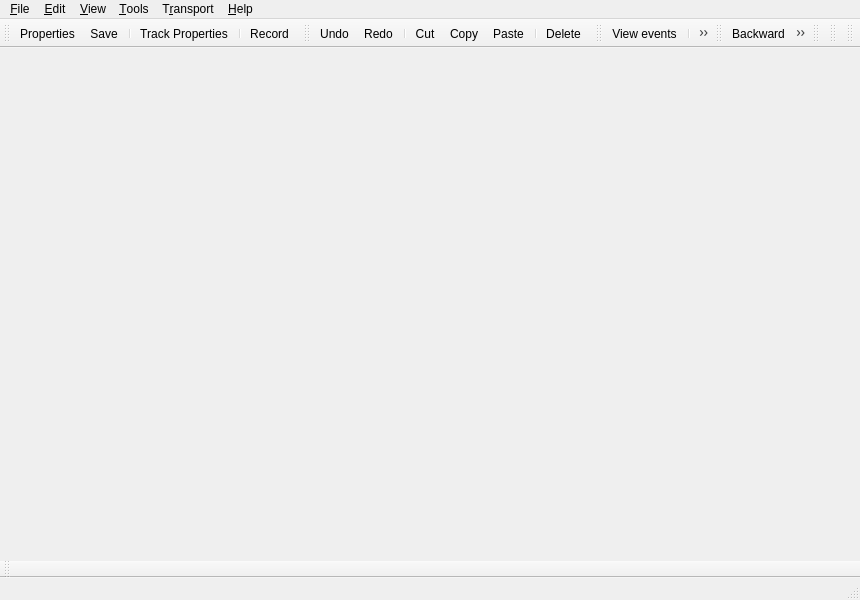
<?xml version="1.0" encoding="UTF-8"?>
<ui version="4.0">
 <author>rncbc aka Rui Nuno Capela</author>
 <comment>qtractor - A MIDI/Audio multi-track sequencer.

   Copyright (C) 2005-2018, rncbc aka Rui Nuno Capela. All rights reserved.

   This program is free software; you can redistribute it and/or
   modify it under the terms of the GNU General Public License
   as published by the Free Software Foundation; either version 2
   of the License, or (at your option) any later version.

   This program is distributed in the hope that it will be useful,
   but WITHOUT ANY WARRANTY; without even the implied warranty of
   MERCHANTABILITY or FITNESS FOR A PARTICULAR PURPOSE.  See the
   GNU General Public License for more details.

   You should have received a copy of the GNU General Public License along
   with this program; if not, write to the Free Software Foundation, Inc.,
   51 Franklin Street, Fifth Floor, Boston, MA 02110-1301 USA.

 </comment>
 <class>qtractorMidiEditorForm</class>
 <widget class="QMainWindow" name="qtractorMidiEditorForm">
  <property name="geometry">
   <rect>
    <x>0</x>
    <y>0</y>
    <width>860</width>
    <height>600</height>
   </rect>
  </property>
  <property name="windowTitle">
   <string>MIDI Editor</string>
  </property>
  <property name="windowIcon">
   <iconset resource="qtractor.qrc">:/images/qtractor-tt.png</iconset>
  </property>
  <widget class="QMenuBar" name="menuBar">
   <property name="geometry">
    <rect>
     <x>0</x>
     <y>0</y>
     <width>840</width>
     <height>23</height>
    </rect>
   </property>
   <widget class="QMenu" name="fileMenu">
    <property name="title">
     <string>&amp;File</string>
    </property>
    <widget class="QMenu" name="fileTrackMenu">
     <property name="title">
      <string>&amp;Track</string>
     </property>
     <widget class="QMenu" name="fileTrackInstrumentMenu">
      <property name="title">
       <string>Instrum&amp;ent</string>
      </property>
     </widget>
     <addaction name="fileTrackInputsAction"/>
     <addaction name="fileTrackOutputsAction"/>
     <addaction name="separator"/>
     <addaction name="fileTrackInstrumentMenu"/>
     <addaction name="separator"/>
     <addaction name="fileTrackPropertiesAction"/>
    </widget>
    <addaction name="fileSaveAction"/>
    <addaction name="fileSaveAsAction"/>
    <addaction name="fileUnlinkAction"/>
    <addaction name="fileRecordExAction"/>
    <addaction name="separator"/>
    <addaction name="filePropertiesAction"/>
    <addaction name="separator"/>
    <addaction name="fileRangeSetAction"/>
    <addaction name="fileLoopSetAction"/>
    <addaction name="separator"/>
    <addaction name="fileTrackMenu"/>
    <addaction name="separator"/>
    <addaction name="fileCloseAction"/>
   </widget>
   <widget class="QMenu" name="viewMenu">
    <property name="title">
     <string>&amp;View</string>
    </property>
    <widget class="QMenu" name="viewToolbarsMenu">
     <property name="title">
      <string>&amp;Toolbars</string>
     </property>
     <addaction name="viewToolbarFileAction"/>
     <addaction name="viewToolbarEditAction"/>
     <addaction name="viewToolbarViewAction"/>
     <addaction name="viewToolbarTransportAction"/>
     <addaction name="viewToolbarScaleAction"/>
     <addaction name="viewToolbarThumbAction"/>
    </widget>
    <widget class="QMenu" name="viewWindowsMenu">
     <property name="title">
      <string>&amp;Windows</string>
     </property>
     <addaction name="viewEventsAction"/>
    </widget>
    <widget class="QMenu" name="viewNoteTypeMenu">
     <property name="title">
      <string>Not&amp;e Type</string>
     </property>
    </widget>
    <widget class="QMenu" name="viewValueTypeMenu">
     <property name="title">
      <string>Val&amp;ue Type</string>
     </property>
    </widget>
    <widget class="QMenu" name="viewZoomMenu">
     <property name="title">
      <string>&amp;Zoom</string>
     </property>
     <property name="icon">
      <iconset resource="qtractor.qrc">:/images/viewZoomTool.png</iconset>
     </property>
     <addaction name="viewZoomInAction"/>
     <addaction name="viewZoomOutAction"/>
     <addaction name="separator"/>
     <addaction name="viewZoomResetAction"/>
     <addaction name="separator"/>
     <addaction name="viewZoomHorizontalAction"/>
     <addaction name="viewZoomVerticalAction"/>
     <addaction name="viewZoomAllAction"/>
    </widget>
    <widget class="QMenu" name="viewSnapMenu">
     <property name="title">
      <string>S&amp;nap</string>
     </property>
    </widget>
    <widget class="QMenu" name="viewScaleMenu">
     <property name="title">
      <string>Sc&amp;ale</string>
     </property>
    </widget>
    <addaction name="viewMenubarAction"/>
    <addaction name="viewStatusbarAction"/>
    <addaction name="viewToolbarsMenu"/>
    <addaction name="viewWindowsMenu"/>
    <addaction name="separator"/>
    <addaction name="viewToolTipsAction"/>
    <addaction name="separator"/>
    <addaction name="viewNoteDurationAction"/>
    <addaction name="viewNoteColorAction"/>
    <addaction name="viewNoteTypeMenu"/>
    <addaction name="separator"/>
    <addaction name="viewValueColorAction"/>
    <addaction name="viewValueTypeMenu"/>
    <addaction name="separator"/>
    <addaction name="viewDrumModeAction"/>
    <addaction name="separator"/>
    <addaction name="viewZoomMenu"/>
    <addaction name="viewSnapMenu"/>
    <addaction name="viewScaleMenu"/>
    <addaction name="separator"/>
    <addaction name="viewRefreshAction"/>
    <addaction name="separator"/>
    <addaction name="viewPreviewAction"/>
    <addaction name="viewFollowAction"/>
   </widget>
   <widget class="QMenu" name="toolsMenu">
    <property name="title">
     <string>&amp;Tools</string>
    </property>
    <addaction name="toolsQuantizeAction"/>
    <addaction name="toolsTransposeAction"/>
    <addaction name="toolsNormalizeAction"/>
    <addaction name="toolsRandomizeAction"/>
    <addaction name="toolsResizeAction"/>
    <addaction name="toolsRescaleAction"/>
    <addaction name="toolsTimeshiftAction"/>
   </widget>
   <widget class="QMenu" name="editMenu">
    <property name="title">
     <string>&amp;Edit</string>
    </property>
    <widget class="QMenu" name="editModeMenu">
     <property name="title">
      <string>Select &amp;Mode</string>
     </property>
     <addaction name="editModeOffAction"/>
     <addaction name="editModeOnAction"/>
     <addaction name="separator"/>
     <addaction name="editModeDrawAction"/>
    </widget>
    <widget class="QMenu" name="editSelectMenu">
     <property name="title" >
      <string>&amp;Select</string>
     </property>
     <addaction name="editSelectAllAction"/>
     <addaction name="editSelectNoneAction"/>
     <addaction name="editSelectInvertAction"/>
     <addaction name="separator" />
     <addaction name="editSelectRangeAction"/>
    </widget>
    <widget class="QMenu" name="editInsertMenu">
     <property name="title">
      <string>I&amp;nsert</string>
     </property>
     <addaction name="editInsertRangeAction"/>
    </widget>
    <widget class="QMenu" name="editRemoveMenu">
     <property name="title">
      <string>Remo&amp;ve</string>
     </property> 
     <addaction name="editRemoveRangeAction"/>
    </widget>
    <addaction name="editUndoAction"/>
    <addaction name="editRedoAction"/>
    <addaction name="separator"/>
    <addaction name="editCutAction"/>
    <addaction name="editCopyAction"/>
    <addaction name="editPasteAction"/>
    <addaction name="editPasteRepeatAction"/>
    <addaction name="separator"/>
    <addaction name="editDeleteAction"/>
    <addaction name="separator"/>
    <addaction name="editModeMenu"/>
    <addaction name="editSelectMenu"/>
    <addaction name="separator"/>
    <addaction name="editInsertMenu"/>
	<addaction name="editRemoveMenu"/>
    <addaction name="separator"/>
    <addaction name="toolsMenu"/>
   </widget>
   <widget class="QMenu" name="transportMenu">
    <property name="title">
     <string>T&amp;ransport</string>
    </property>
    <addaction name="transportBackwardAction"/>
    <addaction name="transportRewindAction"/>
    <addaction name="transportFastForwardAction"/>
    <addaction name="transportForwardAction"/>
    <addaction name="separator"/>
    <addaction name="transportLoopAction"/>
    <addaction name="transportLoopSetAction"/>
    <addaction name="separator"/>
    <addaction name="transportStopAction"/>
    <addaction name="transportPlayAction"/>
    <addaction name="transportRecordAction"/>
    <addaction name="separator"/>
    <addaction name="transportPunchAction"/>
    <addaction name="transportPunchSetAction"/>
    <addaction name="separator"/>
    <addaction name="transportPanicAction"/>
   </widget>
   <widget class="QMenu" name="helpMenu">
    <property name="title">
     <string>&amp;Help</string>
    </property>
    <addaction name="helpShortcutsAction"/>
    <addaction name="separator"/>
    <addaction name="helpAboutAction"/>
    <addaction name="helpAboutQtAction"/>
   </widget>
   <addaction name="fileMenu"/>
   <addaction name="editMenu"/>
   <addaction name="viewMenu"/>
   <addaction name="toolsMenu"/>
   <addaction name="transportMenu"/>
   <addaction name="helpMenu"/>
  </widget>
  <widget class="QStatusBar" name="statusBar"/>
  <widget class="QToolBar" name="fileToolbar">
   <property name="orientation">
    <enum>Qt::Horizontal</enum>
   </property>
   <attribute name="toolBarArea">
    <enum>TopToolBarArea</enum>
   </attribute>
   <attribute name="toolBarBreak">
    <bool>false</bool>
   </attribute>
   <addaction name="filePropertiesAction"/>
   <addaction name="fileSaveAction"/>
   <addaction name="separator"/>
   <addaction name="fileTrackPropertiesAction"/>
   <addaction name="separator"/>
   <addaction name="fileRecordExAction"/>
  </widget>
  <widget class="QToolBar" name="editToolbar">
   <property name="orientation">
    <enum>Qt::Horizontal</enum>
   </property>
   <attribute name="toolBarArea">
    <enum>TopToolBarArea</enum>
   </attribute>
   <attribute name="toolBarBreak">
    <bool>false</bool>
   </attribute>
   <addaction name="editUndoAction"/>
   <addaction name="editRedoAction"/>
   <addaction name="separator"/>
   <addaction name="editCutAction"/>
   <addaction name="editCopyAction"/>
   <addaction name="editPasteAction"/>
   <addaction name="separator"/>
   <addaction name="editDeleteAction"/>
  </widget>
  <widget class="QToolBar" name="viewToolbar">
   <property name="orientation">
    <enum>Qt::Horizontal</enum>
   </property>
   <attribute name="toolBarArea">
    <enum>TopToolBarArea</enum>
   </attribute>
   <attribute name="toolBarBreak">
    <bool>false</bool>
   </attribute>
   <addaction name="viewEventsAction"/>
   <addaction name="separator"/>
   <addaction name="viewPreviewAction"/>
   <addaction name="viewFollowAction"/>
  </widget>
  <widget class="QToolBar" name="transportToolbar">
   <property name="orientation">
    <enum>Qt::Horizontal</enum>
   </property>
   <attribute name="toolBarArea">
    <enum>TopToolBarArea</enum>
   </attribute>
   <attribute name="toolBarBreak">
    <bool>false</bool>
   </attribute>
   <addaction name="transportBackwardAction"/>
   <addaction name="transportRewindAction"/>
   <addaction name="transportFastForwardAction"/>
   <addaction name="transportForwardAction"/>
   <addaction name="separator"/>
   <addaction name="transportLoopAction"/>
   <addaction name="separator"/>
   <addaction name="transportStopAction"/>
   <addaction name="transportPlayAction"/>
   <addaction name="transportRecordAction"/>
   <addaction name="separator"/>
   <addaction name="transportPunchAction"/>
   <addaction name="separator"/>
   <addaction name="transportPanicAction"/>
  </widget>
  <widget class="QToolBar" name="editViewToolbar">
   <property name="orientation">
    <enum>Qt::Horizontal</enum>
   </property>
   <attribute name="toolBarArea">
    <enum>TopToolBarArea</enum>
   </attribute>
   <attribute name="toolBarBreak">
    <bool>false</bool>
   </attribute>
  </widget>
  <widget class="QToolBar" name="editEventToolbar">
   <property name="orientation">
    <enum>Qt::Horizontal</enum>
   </property>
   <attribute name="toolBarArea">
    <enum>TopToolBarArea</enum>
   </attribute>
   <attribute name="toolBarBreak">
    <bool>false</bool>
   </attribute>
  </widget>
  <widget class="QToolBar" name="snapToScaleToolbar">
   <property name="orientation">
    <enum>Qt::Horizontal</enum>
   </property>
   <attribute name="toolBarArea">
    <enum>TopToolBarArea</enum>
   </attribute>
   <attribute name="toolBarBreak">
    <bool>false</bool>
   </attribute>
  </widget>
  <widget class="QToolBar" name="thumbViewToolbar">
   <property name="orientation">
    <enum>Qt::Horizontal</enum>
   </property>
   <attribute name="toolBarArea">
    <enum>BottomToolBarArea</enum>
   </attribute>
   <attribute name="toolBarBreak">
    <bool>false</bool>
   </attribute>
  </widget>
  <action name="fileSaveAction">
   <property name="icon">
    <iconset resource="qtractor.qrc">:/images/fileSave.png</iconset>
   </property>
   <property name="text">
    <string>&amp;Save</string>
   </property>
   <property name="iconText">
    <string>Save</string>
   </property>
   <property name="toolTip">
    <string>Save</string>
   </property>
   <property name="statusTip">
    <string>Save current MIDI clip to existing file name</string>
   </property>
  </action>
  <action name="fileSaveAsAction">
   <property name="text">
    <string>Save &amp;As...</string>
   </property>
   <property name="iconText">
    <string>Save As</string>
   </property>
   <property name="toolTip">
    <string>Save as</string>
   </property>
   <property name="statusTip">
    <string>Save current MIDI clip with another file name</string>
   </property>
  </action>
  <action name="fileUnlinkAction">
   <property name="text">
    <string>&amp;Unlink</string>
   </property>
   <property name="iconText">
    <string>Unlink</string>
   </property>
   <property name="toolTip">
    <string>Unlink</string>
   </property>
   <property name="statusTip">
    <string>Unlink current MIDI clip</string>
   </property>
  </action>
  <action name="fileRecordExAction">
   <property name="checkable">
    <bool>true</bool>
   </property>
   <property name="icon">
    <iconset resource="qtractor.qrc">:/images/clipRecord.png</iconset>
   </property>
   <property name="text">
    <string>Recor&amp;d</string>
   </property>
   <property name="iconText">
    <string>Record</string>
   </property>
   <property name="toolTip">
    <string>Record</string>
   </property>
   <property name="statusTip">
    <string>Record current MIDI clip (overdub)</string>
   </property>
  </action>
  <action name="fileTrackInputsAction">
   <property name="text">
    <string>&amp;Inputs</string>
   </property>
   <property name="iconText">
    <string>Track Inputs</string>
   </property>
   <property name="toolTip">
    <string>Track inputs</string>
   </property>
   <property name="statusTip">
    <string>Show current MIDI clip/track input bus connections</string>
   </property>
  </action>
  <action name="fileTrackOutputsAction">
   <property name="text">
    <string>&amp;Outputs</string>
   </property>
   <property name="iconText">
    <string>Track Outputs</string>
   </property>
   <property name="toolTip">
    <string>Track outputs</string>
   </property>
   <property name="statusTip">
    <string>Show current MIDI clip/track output bus connections</string>
   </property>
  </action>
  <action name="fileTrackPropertiesAction">
   <property name="icon">
    <iconset resource="qtractor.qrc">:/images/trackProperties.png</iconset>
   </property>
   <property name="text">
    <string>&amp;Properties...</string>
   </property>
   <property name="iconText">
    <string>Track Properties</string>
   </property>
   <property name="toolTip">
    <string>Track properties</string>
   </property>
   <property name="statusTip">
    <string>Edit current MIDI clip/track properties</string>
   </property>
   <property name="shortcut">
    <string>Shift+F2</string>
   </property>
  </action>
  <action name="filePropertiesAction">
   <property name="icon">
    <iconset resource="qtractor.qrc">:/images/clipEdit.png</iconset>
   </property>
   <property name="text">
    <string>&amp;Properties...</string>
   </property>
   <property name="iconText">
    <string>Properties</string>
   </property>
   <property name="toolTip">
    <string>Properties</string>
   </property>
   <property name="statusTip">
    <string>Edit current MIDI clip properties</string>
   </property>
   <property name="shortcut">
    <string>F4</string>
   </property>
  </action>
  <action name="fileRangeSetAction">
   <property name="text">
    <string>&amp;Range Set</string>
   </property>
   <property name="iconText">
    <string>Clip Range</string>
   </property>
   <property name="toolTip">
    <string>Clip range</string>
   </property>
   <property name="statusTip">
    <string>Set edit-range from clip extents</string>
   </property>
  </action>
  <action name="fileLoopSetAction">
   <property name="text">
    <string>&amp;Loop Set</string>
   </property>
   <property name="iconText">
    <string>Clip Loop</string>
   </property>
   <property name="toolTip">
    <string>Clip loop</string>
   </property>
   <property name="statusTip">
    <string>Set loop-range from clip extents</string>
   </property>
  </action>
  <action name="fileCloseAction">
   <property name="text">
    <string>&amp;Close</string>
   </property>
   <property name="iconText">
    <string>Close</string>
   </property>
   <property name="toolTip">
    <string>Close</string>
   </property>
   <property name="statusTip">
    <string>Close this MIDI clip editor</string>
   </property>
  </action>
  <action name="editUndoAction">
   <property name="icon">
    <iconset resource="qtractor.qrc">:/images/editUndo.png</iconset>
   </property>
   <property name="text">
    <string>&amp;Undo</string>
   </property>
   <property name="iconText">
    <string>Undo</string>
   </property>
   <property name="toolTip">
    <string>Undo</string>
   </property>
   <property name="statusTip">
    <string>Undo last edit operation</string>
   </property>
   <property name="shortcut">
    <string>Ctrl+Z</string>
   </property>
  </action>
  <action name="editRedoAction">
   <property name="icon">
    <iconset resource="qtractor.qrc">:/images/editRedo.png</iconset>
   </property>
   <property name="text">
    <string>&amp;Redo</string>
   </property>
   <property name="iconText">
    <string>Redo</string>
   </property>
   <property name="toolTip">
    <string>Redo</string>
   </property>
   <property name="statusTip">
    <string>Redo last edit operation</string>
   </property>
   <property name="shortcut">
    <string>Ctrl+Shift+Z</string>
   </property>
  </action>
  <action name="editCutAction">
   <property name="icon">
    <iconset resource="qtractor.qrc">:/images/editCut.png</iconset>
   </property>
   <property name="text">
    <string>Cu&amp;t</string>
   </property>
   <property name="iconText">
    <string>Cut</string>
   </property>
   <property name="toolTip">
    <string>Cut</string>
   </property>
   <property name="statusTip">
    <string>Cut current selection into the local clipboard</string>
   </property>
   <property name="shortcut">
    <string>Ctrl+X</string>
   </property>
  </action>
  <action name="editCopyAction">
   <property name="icon">
    <iconset resource="qtractor.qrc">:/images/editCopy.png</iconset>
   </property>
   <property name="text">
    <string>&amp;Copy</string>
   </property>
   <property name="iconText">
    <string>Copy</string>
   </property>
   <property name="toolTip">
    <string>Copy</string>
   </property>
   <property name="statusTip">
    <string>Copy current selection to the local clipboard</string>
   </property>
   <property name="shortcut">
    <string>Ctrl+C</string>
   </property>
  </action>
  <action name="editPasteAction">
   <property name="icon">
    <iconset resource="qtractor.qrc">:/images/editPaste.png</iconset>
   </property>
   <property name="text">
    <string>&amp;Paste</string>
   </property>
   <property name="iconText">
    <string>Paste</string>
   </property>
   <property name="toolTip">
    <string>Paste</string>
   </property>
   <property name="statusTip">
    <string>Paste local clipboard contents into the current MIDI clip</string>
   </property>
   <property name="shortcut">
    <string>Ctrl+V</string>
   </property>
  </action>
  <action name="editPasteRepeatAction">
   <property name="text">
    <string>Past&amp;e Repeat...</string>
   </property>
   <property name="iconText">
    <string>Paste Repeat</string>
   </property>
   <property name="toolTip">
    <string>Paste repeat</string>
   </property>
   <property name="statusTip">
    <string>Paste/repeat local clipboard contents into the current MIDI clip</string>
   </property>
   <property name="shortcut">
    <string>Ctrl+Shift+V</string>
   </property>
  </action>
  <action name="editDeleteAction">
   <property name="icon">
    <iconset resource="qtractor.qrc">:/images/editDelete.png</iconset>
   </property>
   <property name="text">
    <string>&amp;Delete</string>
   </property>
   <property name="iconText">
    <string>Delete</string>
   </property>
   <property name="toolTip">
    <string>Delete</string>
   </property>
   <property name="statusTip">
    <string>Delete current selection</string>
   </property>
   <property name="shortcut">
    <string>Del</string>
   </property>
  </action>
  <action name="editModeOffAction">
   <property name="checkable">
    <bool>true</bool>
   </property>
   <property name="icon">
    <iconset resource="qtractor.qrc">:/images/editModeOff.png</iconset>
   </property>
   <property name="text">
    <string>Edit Of&amp;f</string>
   </property>
   <property name="iconText">
    <string>Edit Off</string>
   </property>
   <property name="toolTip">
    <string>Edit off</string>
   </property>
   <property name="statusTip">
    <string>Set edit mode off</string>
   </property>
  </action>
  <action name="editModeOnAction">
   <property name="checkable">
    <bool>true</bool>
   </property>
   <property name="icon">
    <iconset resource="qtractor.qrc">:/images/editModeOn.png</iconset>
   </property>
   <property name="text">
    <string>Edit &amp;On</string>
   </property>
   <property name="iconText">
    <string>Edit On</string>
   </property>
   <property name="toolTip">
    <string>Edit on</string>
   </property>
   <property name="statusTip">
    <string>Set edit mode on</string>
   </property>
  </action>
  <action name="editModeDrawAction">
   <property name="checkable">
    <bool>true</bool>
   </property>
   <property name="icon">
    <iconset resource="qtractor.qrc">:/images/editModeDraw.png</iconset>
   </property>
   <property name="text">
    <string>Edit &amp;Draw</string>
   </property>
   <property name="iconText">
    <string>Edit draw mode</string>
   </property>
   <property name="statusTip">
    <string>Edit draw mode (notes)</string>
   </property>
   <property name="shortcut">
    <string/>
   </property>
  </action>
  <action name="editSelectAllAction">
   <property name="text">
    <string>&amp;All</string>
   </property>
   <property name="iconText">
    <string>Select All</string>
   </property>
   <property name="toolTip">
    <string>Select all</string>
   </property>
   <property name="statusTip">
    <string>Select all</string>
   </property>
   <property name="shortcut">
    <string>Ctrl+A</string>
   </property>
  </action>
  <action name="editSelectNoneAction">
   <property name="text">
    <string>&amp;None</string>
   </property>
   <property name="iconText">
    <string>Select None</string>
   </property>
   <property name="toolTip">
    <string>Select none</string>
   </property>
   <property name="statusTip">
    <string>Select none</string>
   </property>
   <property name="shortcut">
    <string>Ctrl+Shift+A</string>
   </property>
  </action>
  <action name="editSelectInvertAction">
   <property name="text">
    <string>&amp;Invert</string>
   </property>
   <property name="iconText">
    <string>Select Invert</string>
   </property>
   <property name="toolTip">
    <string>Select invert</string>
   </property>
   <property name="statusTip">
    <string>Select invert</string>
   </property>
   <property name="shortcut">
    <string>Ctrl+I</string>
   </property>
  </action>
  <action name="editSelectRangeAction">
   <property name="text">
    <string>&amp;Range</string>
   </property>
   <property name="iconText">
    <string>Select Range</string>
   </property>
   <property name="toolTip">
    <string>Select range</string>
   </property>
   <property name="statusTip">
    <string>Mark range as selected</string>
   </property>
   <property name="shortcut">
    <string>Ctrl+R</string>
   </property>
  </action>
  <action name="editInsertRangeAction">
   <property name="text">
    <string>&amp;Range</string>
   </property>
   <property name="iconText">
    <string>Insert Range</string>
   </property>
   <property name="toolTip">
    <string>Insert range</string>
   </property>
   <property name="statusTip">
    <string>Insert range as selected</string>
   </property>
   <property name="shortcut">
    <string>Ctrl+Ins</string>
   </property>
  </action>
  <action name="editRemoveRangeAction">
   <property name="text">
    <string>&amp;Range</string>
   </property>
   <property name="iconText">
    <string>Remove Range</string>
   </property>
   <property name="toolTip">
    <string>Remove range</string>
   </property>
   <property name="statusTip">
    <string>Remove range as selected</string>
   </property>
   <property name="shortcut">
    <string>Ctrl+Del</string>
   </property>
  </action>
  <action name="toolsQuantizeAction">
   <property name="text">
    <string>&amp;Quantize...</string>
   </property>
   <property name="iconText">
    <string>Quantize</string>
   </property>
   <property name="toolTip">
    <string>Quantize</string>
   </property>
   <property name="statusTip">
    <string>Quantize selection</string>
   </property>
  </action>
  <action name="toolsTransposeAction">
   <property name="text">
    <string>&amp;Transpose...</string>
   </property>
   <property name="iconText">
    <string>Transpose</string>
   </property>
   <property name="toolTip">
    <string>Transpose</string>
   </property>
   <property name="statusTip">
    <string>Transpose selection</string>
   </property>
  </action>
  <action name="toolsNormalizeAction">
   <property name="text">
    <string>&amp;Normalize...</string>
   </property>
   <property name="iconText">
    <string>Normalize</string>
   </property>
   <property name="toolTip">
    <string>Normalize</string>
   </property>
   <property name="statusTip">
    <string>Normalize selection</string>
   </property>
  </action>
  <action name="toolsRandomizeAction">
   <property name="text">
    <string>&amp;Randomize...</string>
   </property>
   <property name="iconText">
    <string>Randomize</string>
   </property>
   <property name="toolTip">
    <string>Randomize</string>
   </property>
   <property name="statusTip">
    <string>Randomize selection</string>
   </property>
  </action>
  <action name="toolsResizeAction">
   <property name="text">
    <string>Resi&amp;ze...</string>
   </property>
   <property name="iconText">
    <string>Resize</string>
   </property>
   <property name="toolTip">
    <string>Resize</string>
   </property>
   <property name="statusTip">
    <string>Resize selection</string>
   </property>
  </action>
  <action name="toolsRescaleAction">
   <property name="text">
    <string>Re&amp;scale...</string>
   </property>
   <property name="iconText">
    <string>Rescale</string>
   </property>
   <property name="toolTip">
    <string>Rescale</string>
   </property>
   <property name="statusTip">
    <string>Rescale selection</string>
   </property>
  </action>
  <action name="toolsTimeshiftAction">
   <property name="text">
    <string>T&amp;imeshift...</string>
   </property>
   <property name="iconText">
    <string>Timeshift</string>
   </property>
   <property name="toolTip">
    <string>Timeshift</string>
   </property>
   <property name="statusTip">
    <string>Timeshift selection</string>
   </property>
  </action>
  <action name="viewMenubarAction">
   <property name="checkable">
    <bool>true</bool>
   </property>
   <property name="text">
    <string>&amp;Menubar</string>
   </property>
   <property name="iconText">
    <string>Menubar</string>
   </property>
   <property name="toolTip">
    <string>Menubar</string>
   </property>
   <property name="statusTip">
    <string>Show/hide the menubar</string>
   </property>
   <property name="shortcut">
    <string>Ctrl+M</string>
   </property>
  </action>
  <action name="viewStatusbarAction">
   <property name="checkable">
    <bool>true</bool>
   </property>
   <property name="text">
    <string>&amp;Statusbar</string>
   </property>
   <property name="iconText">
    <string>Statusbar</string>
   </property>
   <property name="toolTip">
    <string>Statusbar</string>
   </property>
   <property name="statusTip">
    <string>Show/hide the statusbar</string>
   </property>
   <property name="shortcut">
    <string/>
   </property>
  </action>
  <action name="viewToolbarFileAction">
   <property name="checkable">
    <bool>true</bool>
   </property>
   <property name="text">
    <string>&amp;File</string>
   </property>
   <property name="iconText">
    <string>File Toolbar</string>
   </property>
   <property name="toolTip">
    <string>File toolbar</string>
   </property>
   <property name="statusTip">
    <string>Show/hide the file toolbar</string>
   </property>
  </action>
  <action name="viewToolbarEditAction">
   <property name="checkable">
    <bool>true</bool>
   </property>
   <property name="text">
    <string>&amp;Edit</string>
   </property>
   <property name="iconText">
    <string>Edit Toolbar</string>
   </property>
   <property name="toolTip">
    <string>Edit toolbar</string>
   </property>
   <property name="statusTip">
    <string>Show/hide the edit toolbar</string>
   </property>
  </action>
  <action name="viewToolbarViewAction">
   <property name="checkable">
    <bool>true</bool>
   </property>
   <property name="text">
    <string>&amp;View</string>
   </property>
   <property name="iconText">
    <string>View Toolbar</string>
   </property>
   <property name="toolTip">
    <string>View toolbar</string>
   </property>
   <property name="statusTip">
    <string>Show/hide the view toolbar</string>
   </property>
  </action>
  <action name="viewToolbarTransportAction">
   <property name="checkable">
    <bool>true</bool>
   </property>
   <property name="text">
    <string>&amp;Transport</string>
   </property>
   <property name="iconText">
    <string>Transport Toolbar</string>
   </property>
   <property name="toolTip">
    <string>Transport toolbar</string>
   </property>
   <property name="statusTip">
    <string>Show/hide the transport toolbar</string>
   </property>
  </action>
  <action name="viewToolbarScaleAction">
   <property name="checkable">
    <bool>true</bool>
   </property>
   <property name="text">
    <string>&amp;Scale</string>
   </property>
   <property name="iconText">
    <string>Scale Toolbar</string>
   </property>
   <property name="toolTip">
    <string>Scale toolbar</string>
   </property>
   <property name="statusTip">
    <string>Show/hide the scale toolbar</string>
   </property>
  </action>
  <action name="viewToolbarThumbAction">
   <property name="checkable">
    <bool>true</bool>
   </property>
   <property name="text">
    <string>Thum&amp;b</string>
   </property>
   <property name="iconText">
    <string>Thumb Toolbar</string>
   </property>
   <property name="toolTip">
    <string>Thumb toolbar</string>
   </property>
   <property name="statusTip">
    <string>Show/hide the thumb view toolbar</string>
   </property>
  </action>
  <action name="viewNoteDurationAction">
   <property name="checkable">
    <bool>true</bool>
   </property>
   <property name="text">
    <string>Note &amp;Duration</string>
   </property>
   <property name="iconText">
    <string>Note Duration</string>
   </property>
   <property name="toolTip">
    <string>Note duration</string>
   </property>
   <property name="statusTip">
    <string>Whether note events are shown proportional to duration</string>
   </property>
   <property name="shortcut">
    <string/>
   </property>
  </action>
  <action name="viewNoteColorAction">
   <property name="checkable">
    <bool>true</bool>
   </property>
   <property name="text">
    <string>Note &amp;Color</string>
   </property>
   <property name="iconText">
    <string>Note Color</string>
   </property>
   <property name="toolTip">
    <string>Note color</string>
   </property>
   <property name="statusTip">
    <string>Whether note events are colored according to pitch</string>
   </property>
   <property name="shortcut">
    <string/>
   </property>
  </action>
  <action name="viewValueColorAction">
   <property name="checkable">
    <bool>true</bool>
   </property>
   <property name="text">
    <string>&amp;Value Color</string>
   </property>
   <property name="iconText">
    <string>Value Color</string>
   </property>
   <property name="toolTip">
    <string>Value color</string>
   </property>
   <property name="statusTip">
    <string>Whether note events are colored according to value (velocity)</string>
   </property>
   <property name="shortcut">
    <string/>
   </property>
  </action>
  <action name="viewDrumModeAction">
   <property name="checkable">
    <bool>true</bool>
   </property>
   <property name="icon">
    <iconset resource="qtractor.qrc">:/images/viewDrumMode.png</iconset>
   </property>
   <property name="text">
    <string>&amp;Drum Mode</string>
   </property>
   <property name="iconText">
    <string>Drum Mode</string>
   </property>
   <property name="toolTip">
    <string>Drum mode</string>
   </property>
   <property name="statusTip">
    <string>Whether note onset events are displayed as diamonds</string>
   </property>
   <property name="shortcut">
    <string/>
   </property>
  </action>
  <action name="viewEventsAction">
   <property name="checkable">
    <bool>true</bool>
   </property>
   <property name="icon">
    <iconset resource="qtractor.qrc">:/images/viewEvents.png</iconset>
   </property>
   <property name="text">
    <string>&amp;Events</string>
   </property>
   <property name="iconText">
    <string>View events</string>
   </property>
   <property name="toolTip">
    <string>View events</string>
   </property>
   <property name="statusTip">
    <string>Show/hide the events list</string>
   </property>
  </action>
  <action name="viewPreviewAction">
   <property name="checkable">
    <bool>true</bool>
   </property>
   <property name="icon">
    <iconset resource="qtractor.qrc">:/images/viewPreview.png</iconset>
   </property>
   <property name="text">
    <string>&amp;Preview Notes</string>
   </property>
   <property name="iconText">
    <string>Preview Notes</string>
   </property>
   <property name="toolTip">
    <string>Preview notes</string>
   </property>
   <property name="statusTip">
    <string>Preview notes while editing (scrub)</string>
   </property>
   <property name="shortcut">
    <string/>
   </property>
  </action>
  <action name="viewFollowAction">
   <property name="checkable">
    <bool>true</bool>
   </property>
   <property name="icon">
    <iconset resource="qtractor.qrc">:/images/transportFollow.png</iconset>
   </property>
   <property name="text">
    <string>F&amp;ollow Playhead</string>
   </property>
   <property name="iconText">
    <string>Follow Playhead</string>
   </property>
   <property name="toolTip">
    <string>Follow playhead</string>
   </property>
   <property name="statusTip">
    <string>Follow playhead</string>
   </property>
   <property name="shortcut">
    <string/>
   </property>
  </action>
  <action name="viewZoomInAction">
   <property name="icon">
    <iconset resource="qtractor.qrc">:/images/viewZoomIn.png</iconset>
   </property>
   <property name="text">
    <string>&amp;In</string>
   </property>
   <property name="iconText">
    <string>Zoom In</string>
   </property>
   <property name="toolTip">
    <string>Zoom in</string>
   </property>
   <property name="statusTip">
    <string>Zoom in</string>
   </property>
   <property name="shortcut">
    <string>Ctrl++</string>
   </property>
  </action>
  <action name="viewZoomOutAction">
   <property name="icon">
    <iconset resource="qtractor.qrc">:/images/viewZoomOut.png</iconset>
   </property>
   <property name="text">
    <string>&amp;Out</string>
   </property>
   <property name="iconText">
    <string>Zoom Out</string>
   </property>
   <property name="toolTip">
    <string>Zoom out</string>
   </property>
   <property name="statusTip">
    <string>Zoom out</string>
   </property>
   <property name="shortcut">
    <string>Ctrl+-</string>
   </property>
  </action>
  <action name="viewZoomResetAction">
   <property name="text">
    <string>&amp;Reset</string>
   </property>
   <property name="iconText">
    <string>Zoom Reset</string>
   </property>
   <property name="toolTip">
    <string>Zoom reset</string>
   </property>
   <property name="statusTip">
    <string>Zoom reset</string>
   </property>
   <property name="shortcut">
    <string>Ctrl+1</string>
   </property>
  </action>
  <action name="viewZoomHorizontalAction">
   <property name="checkable">
    <bool>true</bool>
   </property>
   <property name="text">
    <string>&amp;Horizontal</string>
   </property>
   <property name="iconText">
    <string>Horizontal Zoom</string>
   </property>
   <property name="toolTip">
    <string>Horizontal zoom</string>
   </property>
   <property name="statusTip">
    <string>Horizontal zoom mode</string>
   </property>
  </action>
  <action name="viewZoomVerticalAction">
   <property name="checkable">
    <bool>true</bool>
   </property>
   <property name="text">
    <string>&amp;Vertical</string>
   </property>
   <property name="iconText">
    <string>Vertical Zoom</string>
   </property>
   <property name="toolTip">
    <string>Vertical zoom</string>
   </property>
   <property name="statusTip">
    <string>Vertical zoom mode</string>
   </property>
  </action>
  <action name="viewZoomAllAction">
   <property name="checkable">
    <bool>true</bool>
   </property>
   <property name="text">
    <string>&amp;All</string>
   </property>
   <property name="iconText">
    <string>All Zoom</string>
   </property>
   <property name="toolTip">
    <string>All zoom</string>
   </property>
   <property name="statusTip">
    <string>All zoom mode</string>
   </property>
  </action>
  <action name="viewSnapZebraAction">
   <property name="checkable">
    <bool>true</bool>
   </property>
   <property name="text">
    <string>&amp;Zebra</string>
   </property>
   <property name="iconText">
    <string>Zebra</string>
   </property>
   <property name="toolTip">
    <string>Zebra</string>
   </property>
   <property name="statusTip">
    <string>Bar zebra view mode</string>
   </property>
  </action>
  <action name="viewSnapGridAction">
   <property name="checkable">
    <bool>true</bool>
   </property>
   <property name="text">
    <string>&amp;Grid</string>
   </property>
   <property name="iconText">
    <string>Grid</string>
   </property>
   <property name="toolTip">
    <string>Grid</string>
   </property>
   <property name="statusTip">
    <string>Snap grid view mode</string>
   </property>
  </action>
  <action name="viewToolTipsAction">
   <property name="checkable">
    <bool>true</bool>
   </property>
   <property name="text">
    <string>Too&amp;l Tips</string>
   </property>
   <property name="iconText">
    <string>Tool tips</string>
   </property>
   <property name="toolTip">
    <string>Tool tips</string>
   </property>
   <property name="statusTip">
    <string>Floating tool tips view mode</string>
   </property>
  </action>
  <action name="viewRefreshAction">
   <property name="text">
    <string>&amp;Refresh</string>
   </property>
   <property name="iconText">
    <string>Refresh</string>
   </property>
   <property name="toolTip">
    <string>Refresh</string>
   </property>
   <property name="statusTip">
    <string>Refresh views</string>
   </property>
   <property name="shortcut">
    <string>F5</string>
   </property>
  </action>
  <action name="transportBackwardAction">
   <property name="icon">
    <iconset resource="qtractor.qrc">:/images/transportBackward.png</iconset>
   </property>
   <property name="text">
    <string>&amp;Backward</string>
   </property>
   <property name="iconText">
    <string>Backward</string>
   </property>
   <property name="toolTip">
    <string>Backward</string>
   </property>
   <property name="statusTip">
    <string>Transport backward</string>
   </property>
   <property name="shortcut">
    <string>Backspace</string>
   </property>
  </action>
  <action name="transportRewindAction">
   <property name="checkable">
    <bool>true</bool>
   </property>
   <property name="icon">
    <iconset resource="qtractor.qrc">:/images/transportRewind.png</iconset>
   </property>
   <property name="text">
    <string>Re&amp;wind</string>
   </property>
   <property name="iconText">
    <string>Rewind</string>
   </property>
   <property name="toolTip">
    <string>Rewind</string>
   </property>
   <property name="statusTip">
    <string>Transport rewind</string>
   </property>
   <property name="shortcut">
    <string/>
   </property>
  </action>
  <action name="transportFastForwardAction">
   <property name="checkable">
    <bool>true</bool>
   </property>
   <property name="icon">
    <iconset resource="qtractor.qrc">:/images/transportFastForward.png</iconset>
   </property>
   <property name="text">
    <string>F&amp;ast Forward</string>
   </property>
   <property name="iconText">
    <string>Fast Forward</string>
   </property>
   <property name="toolTip">
    <string>Fast forward</string>
   </property>
   <property name="statusTip">
    <string>Transport fast forward</string>
   </property>
   <property name="shortcut">
    <string/>
   </property>
  </action>
  <action name="transportForwardAction">
   <property name="icon">
    <iconset resource="qtractor.qrc">:/images/transportForward.png</iconset>
   </property>
   <property name="text">
    <string>&amp;Forward</string>
   </property>
   <property name="iconText">
    <string>Forward</string>
   </property>
   <property name="toolTip">
    <string>Forward</string>
   </property>
   <property name="statusTip">
    <string>Transport forward</string>
   </property>
   <property name="shortcut">
    <string/>
   </property>
  </action>
  <action name="transportLoopAction">
   <property name="checkable">
    <bool>true</bool>
   </property>
   <property name="icon">
    <iconset resource="qtractor.qrc">:/images/transportLoop.png</iconset>
   </property>
   <property name="text">
    <string>&amp;Loop</string>
   </property>
   <property name="iconText">
    <string>Loop</string>
   </property>
   <property name="toolTip">
    <string>Loop</string>
   </property>
   <property name="statusTip">
    <string>Transport loop</string>
   </property>
   <property name="shortcut">
    <string>Ctrl+Shift+L</string>
   </property>
  </action>
  <action name="transportLoopSetAction">
   <property name="text">
    <string>Loop &amp;Set</string>
   </property>
   <property name="iconText">
    <string>Loop Set</string>
   </property>
   <property name="toolTip">
    <string>Loop set</string>
   </property>
   <property name="statusTip">
    <string>Transport loop set</string>
   </property>
   <property name="shortcut">
    <string>Ctrl+L</string>
   </property>
  </action>
  <action name="transportStopAction">
   <property name="icon">
    <iconset resource="qtractor.qrc">:/images/transportStop.png</iconset>
   </property>
   <property name="text">
    <string>&amp;Stop</string>
   </property>
   <property name="iconText">
    <string>Stop</string>
   </property>
   <property name="toolTip">
    <string>Stop</string>
   </property>
   <property name="statusTip">
    <string>Transport stop</string>
   </property>
  </action>
  <action name="transportPlayAction">
   <property name="checkable">
    <bool>true</bool>
   </property>
   <property name="icon">
    <iconset resource="qtractor.qrc">:/images/transportPlay.png</iconset>
   </property>
   <property name="text">
    <string>&amp;Play</string>
   </property>
   <property name="iconText">
    <string>Play</string>
   </property>
   <property name="toolTip">
    <string>Play</string>
   </property>
   <property name="statusTip">
    <string>Transport play/pause</string>
   </property>
   <property name="shortcut">
    <string>Space</string>
   </property>
  </action>
  <action name="transportRecordAction">
   <property name="checkable">
    <bool>true</bool>
   </property>
   <property name="icon">
    <iconset resource="qtractor.qrc">:/images/transportRecord.png</iconset>
   </property>
   <property name="text">
    <string>&amp;Record</string>
   </property>
   <property name="iconText">
    <string>Record</string>
   </property>
   <property name="toolTip">
    <string>Record</string>
   </property>
   <property name="statusTip">
    <string>Transport record</string>
   </property>
   <property name="shortcut">
    <string/>
   </property>
  </action>
  <action name="transportPunchAction">
   <property name="checkable">
    <bool>true</bool>
   </property>
   <property name="icon">
    <iconset resource="qtractor.qrc">:/images/transportPunch.png</iconset>
   </property>
   <property name="text">
    <string>&amp;Punch</string>
   </property>
   <property name="iconText">
    <string>Punch</string>
   </property>
   <property name="toolTip">
    <string>Punch in/out</string>
   </property>
   <property name="statusTip">
    <string>Transport punch in/out</string>
   </property>
   <property name="shortcut">
    <string>Ctrl+Shift+P</string>
   </property>
  </action>
  <action name="transportPunchSetAction">
   <property name="text">
    <string>Punch Se&amp;t</string>
   </property>
   <property name="iconText">
    <string>Punch Set</string>
   </property>
   <property name="toolTip">
    <string>Punch in/out set</string>
   </property>
   <property name="statusTip">
    <string>Transport punch in/out set</string>
   </property>
   <property name="shortcut">
    <string>Ctrl+P</string>
   </property>
  </action>
  <action name="transportPanicAction">
   <property name="icon">
    <iconset resource="qtractor.qrc">:/images/transportPanic.png</iconset>
   </property>
   <property name="text">
    <string>Pa&amp;nic</string>
   </property>
   <property name="iconText">
    <string>Panic</string>
   </property>
   <property name="toolTip">
    <string>Panic</string>
   </property>
   <property name="statusTip">
    <string>All MIDI tracks shut off (panic)</string>
   </property>
  </action>
  <action name="helpShortcutsAction">
   <property name="icon">
    <iconset resource="qtractor.qrc">:/images/helpShortcuts.png</iconset>
   </property>
   <property name="text">
    <string>&amp;Shortcuts...</string>
   </property>
   <property name="iconText">
    <string>Shortcuts</string>
   </property>
   <property name="toolTip">
    <string>Shortcuts</string>
   </property>
   <property name="statusTip">
    <string>Keyboard shortcuts</string>
   </property>
   <property name="shortcut">
    <string/>
   </property>
  </action>
  <action name="helpAboutAction">
   <property name="text">
    <string>&amp;About...</string>
   </property>
   <property name="iconText">
    <string>About</string>
   </property>
   <property name="toolTip">
    <string>About</string>
   </property>
   <property name="statusTip">
    <string>Show information about this application program</string>
   </property>
   <property name="shortcut">
    <string/>
   </property>
  </action>
  <action name="helpAboutQtAction">
   <property name="text">
    <string>About &amp;Qt...</string>
   </property>
   <property name="iconText">
    <string>About Qt</string>
   </property>
   <property name="toolTip">
    <string>About Qt</string>
   </property>
   <property name="statusTip">
    <string>Show information about the Qt toolkit</string>
   </property>
   <property name="shortcut">
    <string/>
   </property>
  </action>
 </widget>
 <resources>
  <include location="qtractor.qrc"/>
 </resources>
 <connections/>
</ui>
